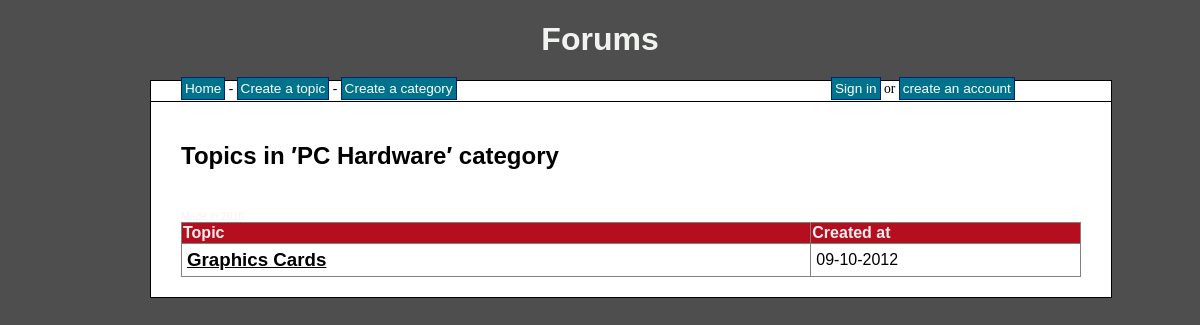
/category.php?id=2, run on the app's committed database.
### tables this page shows
CREATE TABLE IF NOT EXISTS `categories` (
  `cat_id` int(8) NOT NULL AUTO_INCREMENT,
  `cat_name` varchar(255) NOT NULL,
  `cat_description` varchar(255) NOT NULL,
  PRIMARY KEY (`cat_id`),
  UNIQUE KEY `cat_name_unique` (`cat_name`)
);

CREATE TABLE IF NOT EXISTS `topics` (
  `topic_id` int(8) NOT NULL AUTO_INCREMENT,
  `topic_subject` varchar(255) NOT NULL,
  `topic_date` datetime NOT NULL,
  `topic_cat` int(8) NOT NULL,
  `topic_by` int(8) NOT NULL,
  PRIMARY KEY (`topic_id`),
  KEY `topic_cat` (`topic_cat`),
  KEY `topic_by` (`topic_by`)
);

### category.php (the view, shortened to what this page needs)
<?php
include 'header.php';
$sql = "SELECT
			cat_id,
			cat_name,
			cat_description
		FROM
			categories
		WHERE
			cat_id = " . mysql_real_escape_string($_GET['id']);
$result = mysql_query($sql);
if(!$result)
{
	echo 'The category could not be displayed, please try again later.' . mysql_error();
}
else
{
	if(mysql_num_rows($result) == 0)
	{
		echo 'This category does not exist.';
	}
	else
	{
		while($row = mysql_fetch_assoc($result))
		{
			echo '<h2>Topics in &prime;' . $row['cat_name'] . '&prime; category</h2><br />';
		}
		$sql = "SELECT
					topic_id,
					topic_subject,
					topic_date,
					topic_cat
				FROM
					topics
				WHERE
					topic_cat = " . mysql_real_escape_string($_GET['id']);
		$result = mysql_query($sql);
		if(!$result)
		{
			echo 'The topics could not be displayed, please try again later.';
		}
		else
		{
			if(mysql_num_rows($result) == 0)
			{
				echo 'There are no topics in this category yet.';
			}
			else
			{
				echo '<table border="1">
					  <tr>
						<th>Topic</th>
						<th>Created at</th>
					  </tr>';
				while($row = mysql_fetch_assoc($result))
				{
					echo '<tr>';
						echo '<td class="leftpart">';
							echo '<h3><a href="topic.php?id=' . $row['topic_id'] . '">' . $row['topic_subject'] . '</a><br /><h3>';
						echo '</td>';
						echo '<td class="rightpart">';
							echo date('d-m-Y', strtotime($row['topic_date']));
						echo '</td>';
					echo '</tr>';
				}
			}
		}
	}
}
include 'footer.php';
?>

### style.css (style rules this page uses)
body { background-color: #4E4E4E; text-align: center; }
table { border-collapse: collapse; width: 100%; }
table a { color: #000; }
th { background-color: #B40E1F; color: #F0F0F0; }
td { padding: 5px; }
h3 { margin: 0; padding: 0; }
.leftpart { width: 70%; }
.rightpart { width: 30%; }

### data on the page
categories: cat_name "PC Hardware"
topics: topic_subject "Graphics Cards", topic_date "09-10-2012"
